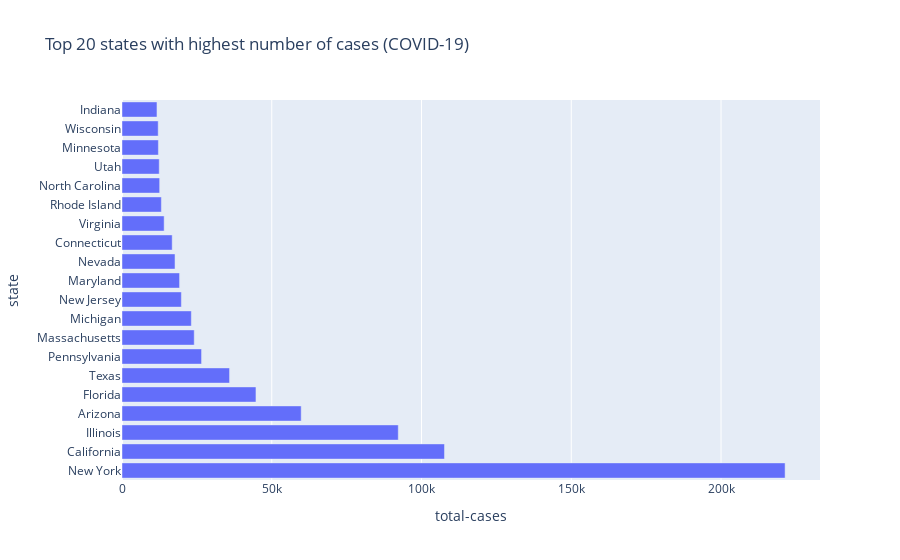

Notebook code cell kept with this figure:
### Code cell
# Where total cases summed by counties within each state 

hold = df.groupby(df['state']).agg({'cases' : ['max']})
hold.columns = ['total-cases']
cases = hold.nlargest(20, ['total-cases'])

# plot of the 20th largest total cases across the US
py.plot(x = 'total-cases', y = cases.index, 
        data_frame = cases, 
        kind = 'bar', 
        title='Top 20 states with highest number of cases (COVID-19)')

### Figure 1 — Plotly figure (JSON) as saved in the notebook; plotly's stock layout.template omitted (floating-point values rounded to 4 significant figures)
{"data": [{"alignmentgroup": "True", "hovertemplate": "total-cases=%{x}<br>state=%{y}<extra></extra>", "legendgroup": "", "marker": {"color": "#636efa"}, "name": "", "offsetgroup": "", "orientation": "h", "showlegend": false, "textposition": "auto", "type": "bar", "x": [221395, 107667, 92240, 59829, 44728, 35913, 26565, 24115, 23147, 19823, 19221, 17707, 16757, 14072, 13144, 12576, 12435, 12150, 12083, 11678], "xaxis": "x", "y": ["New York", "California", "Illinois", "Arizona", "Florida", "Texas", "Pennsylvania", "Massachusetts", "Michigan", "New Jersey", "Maryland", "Nevada", "Connecticut", "Virginia", "Rhode Island", "North Carolina", "Utah", "Minnesota", "Wisconsin", "Indiana"], "yaxis": "y"}], "layout": {"barmode": "relative", "legend": {"tracegroupgap": 0}, "title": {"text": "Top 20 states with highest number of cases (COVID-19)"}, "xaxis": {"anchor": "y", "domain": [0, 1], "title": {"text": "total-cases"}}, "yaxis": {"anchor": "x", "domain": [0, 1], "title": {"text": "state"}}}}
